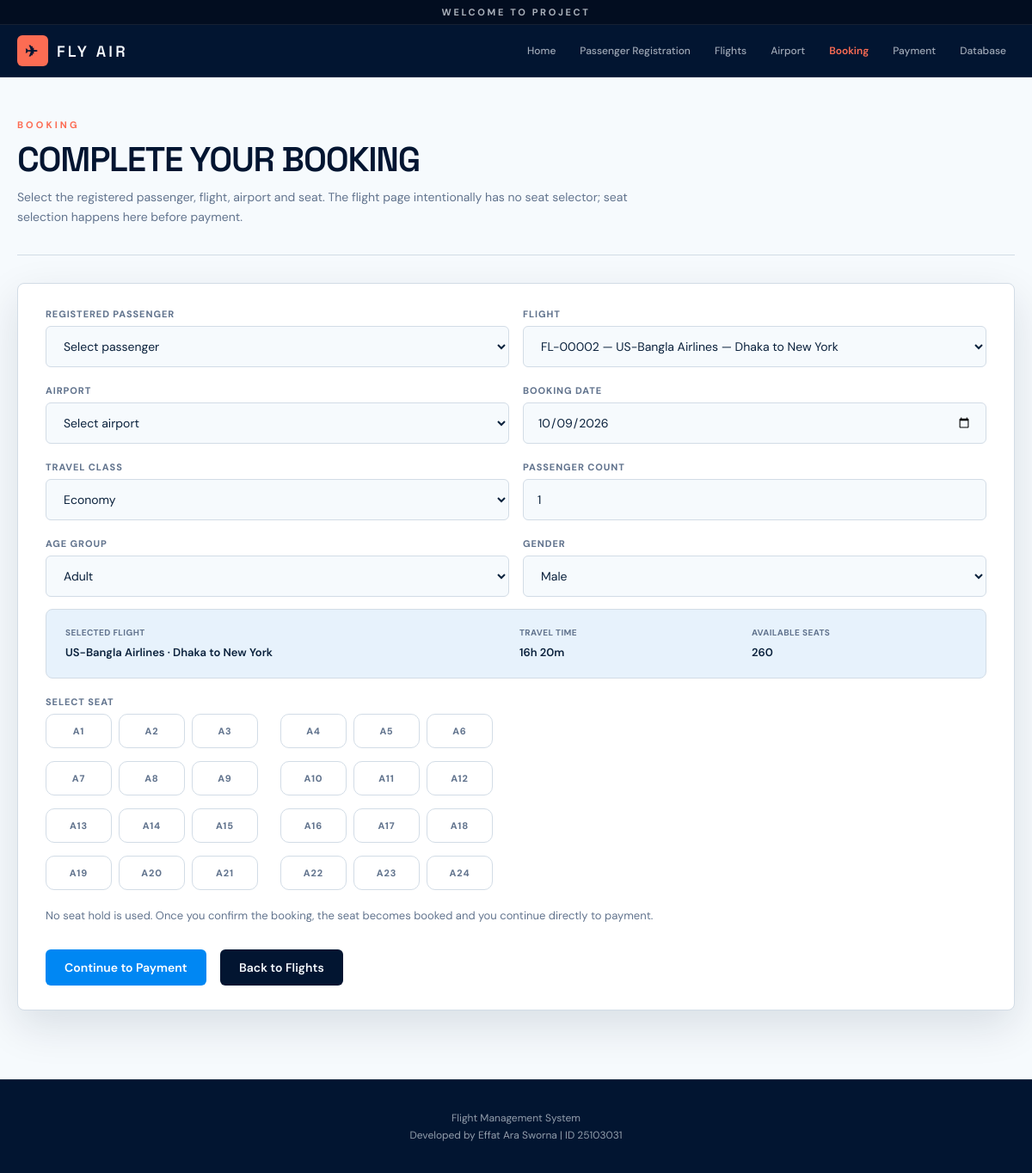
The page /booking.php?flight_id=2 on the database its author committed.
### tables this page shows
CREATE TABLE IF NOT EXISTS flights (
  flight_id INT AUTO_INCREMENT PRIMARY KEY,
  flight_name VARCHAR(120) NOT NULL,
  route VARCHAR(160) NOT NULL,
  departure_date DATE NOT NULL,
  departure_time TIME NOT NULL DEFAULT '09:00:00',
  boarding_time TIME NOT NULL DEFAULT '08:15:00',
  gate_no VARCHAR(20) NOT NULL DEFAULT 'A01',
  total_seats INT NOT NULL DEFAULT 180,
  seats_available INT NOT NULL DEFAULT 180,
  travel_time VARCHAR(40) NOT NULL DEFAULT '1h 00m',
  base_fare DECIMAL(10,2) NOT NULL DEFAULT 5000,
  created_at TIMESTAMP DEFAULT CURRENT_TIMESTAMP
);

### db.php (called while the page is built, shortened)
<?php
function e($value) {
    return htmlspecialchars((string)$value, ENT_QUOTES, 'UTF-8');
}
?>

### booking.php (the view, shortened to what this page needs)
<?php
require "db.php";
$message="";$flight_id=(int)($_GET['flight_id']??$_POST['flight_id']??0);$airport_id=(int)($_GET['airport_id']??$_POST['airport_id']??0);
$flights=$conn->query("SELECT * FROM flights WHERE seats_available>0 ORDER BY departure_date");
$selected_flight=null;if($flight_id){$s=$conn->prepare("SELECT * FROM flights WHERE flight_id=? AND seats_available>0");$s->bind_param('i',$flight_id);$s->execute();$selected_flight=$s->get_result()->fetch_assoc();}
$booked=[];
?>
<!doctype html><html><head><meta charset="utf-8"><meta name="viewport" content="width=device-width,initial-scale=1"><title>Booking</title><link rel="stylesheet" href="style.css"></head><body><?php require "header.php"; ?><main class="container"><div class="page-head"><div class="eyebrow">Booking</div><h1>Complete Your Booking</h1><p>Select the registered passenger, flight, airport and seat. The flight page intentionally has no seat selector; seat selection happens here before payment.</p></div><?= $message ?>
<div class="panel"><form method="post"><div class="grid grid-2"><div class="field"><label>Registered Passenger</label><select name="passenger_id" required><option value="">Select passenger</option></select></div><div class="field"><label>Flight</label><select name="flight_id" onchange="location='booking.php?flight_id='+this.value" required><?php while($r=$flights->fetch_assoc()): ?><option value="<?=$r['flight_id']?>" <?=$flight_id==$r['flight_id']?'selected':''?>>FL-<?=str_pad($r['flight_id'],5,'0',STR_PAD_LEFT)?> </option><?php endwhile;?></select></div><div class="field"><label>Airport</label><select name="airport_id" required><option value="">Select airport</option></select></div><div class="field"><label>Booking Date</label><input type="date" name="booking_date" value="<?=date('Y-m-d')?>" required></div><div class="field"><label>Travel Class</label><select name="travel_class"><option>Economy</option></select></div><div class="field"><label>Passenger Count</label><input type="number" name="passenger_count" value="1" min="1" max="9"></div><div class="field"><label>Age Group</label><select name="age_group"><option>Adult</option></select></div><div class="field"><label>Gender</label><select name="gender"><option>Male</option></select></div></div>
<?php if($selected_flight): ?><div class="booking-summary"><div><small>Selected flight</small><strong><?=e($selected_flight['flight_name'])?> · <?=e($selected_flight['route'])?></strong></div><div><small>Travel time</small><strong><?=e($selected_flight['travel_time']?:'—')?></strong></div><div><small>Available seats</small><strong><?=e($selected_flight['seats_available'])?></strong></div></div><div class="field"><label>Select Seat</label><div class="seat-grid"><?php for($i=1;$i<=24;$i++): $seat='A'.$i; $isbooked=in_array($seat,$booked,true); ?><label class="seat <?=$isbooked?'booked':''?>"><input type="radio" name="seat_number" value="<?=$seat?>" <?=$isbooked?'disabled':''?> required><?=$seat?><?=$isbooked?' · Booked':''?></label><?php endfor;?></div></div><p class="muted">No seat hold is used. Once you confirm the booking, the seat becomes booked and you continue directly to payment.</p><button class="btn btn-primary" type="submit">Continue to Payment</button><?php else: ?><div class="notice info">Select a flight to load the available seat map.</div><?php endif; ?> <a class="btn btn-dark" href="flights.php">Back to Flights</a></form></div></main><?php require "footer.php"; ?></body></html>

### rows shown on the page
flights: flight_name "US-Bangla Airlines", route "Dhaka to New York", travel_time "16h 20m", seats_available "260"

### other values the page prints
$seat "A1"
$seat "A2"
$seat "A3"
$seat "A4"
$seat "A5"
$seat "A6"
$seat "A7"
$seat "A8"
$seat "A9"
$seat "A10"
$seat "A11"
$seat "A12"
$seat "A13"
$seat "A14"
$seat "A15"
